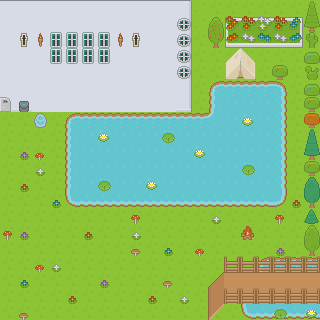

Rendered tile map (Tiled .tmx) drawn with the repository's tilesets; below, a short description and the full map source, tile grids included:
An orthogonal 20x20 tile map with 16x16 px tiles, 2 tile layers (Tile Layer 1, Tile Layer 2).

<map version="1.0" tiledversion="1.0.3" orientation="orthogonal" renderorder="right-down" width="20" height="20" tilewidth="16" tileheight="16" nextobjectid="1">
 <tileset firstgid="1" source="tileset.tsx" />
 <layer name="Tile Layer 1" width="20" height="20">
  <data encoding="csv">
2684354623,63,6,6,6,6,6,6,6,6,6,63,63,6,6,6,6,6,6,6,
63,63,63,63,1287,6,1287,1287,1287,6,6,1288,63,6,6,6,6,6,6,6,
63,1287,1287,1287,1287,1287,1287,1287,1287,623,6,1288,6,6,6,6,6,6,6,6,
1287,1287,1287,1287,1287,1287,1287,1287,4,558,6,1288,6,6,6,6,6,6,6,6,
1287,1287,1287,1287,1287,1287,1287,60,1287,62,6,1288,6,6,6,6,6,6,6,6,
1287,1287,1287,1287,1287,1287,1287,117,118,119,6,6,6,3,4,4,4,5,6,6,
1344,1344,1344,1344,1344,1344,1344,1344,1344,1344,1344,6,6,60,61,61,61,62,6,6,
6,6,6,6,3,4,4,4,4,4,4,4,4,116,61,61,61,62,6,6,
6,6,6,6,60,61,61,61,61,61,61,61,61,61,61,61,61,62,6,6,
6,6,6,6,60,61,61,61,61,61,61,61,61,61,61,61,542,62,6,6,
6,6,6,6,60,61,61,61,61,61,61,61,61,61,61,61,61,62,6,6,
6,6,6,6,60,61,61,61,61,61,350,61,61,61,61,61,61,62,6,6,
6,6,6,6,117,118,118,118,118,350,118,118,118,118,118,118,118,6,6,6,
6,6,6,6,6,6,6,6,6,6,6,6,6,6,6,6,6,6,6,6,
6,6,6,6,6,6,6,6,6,6,6,6,6,6,6,6,6,6,6,6,
6,6,6,6,6,6,6,6,6,6,6,6,6,6,6,6,6,6,6,6,
6,6,6,6,6,6,6,6,6,6,6,6,6,6,6,6,3,4,4,4,
6,6,6,6,6,6,6,6,6,6,6,6,6,6,1223,1223,1223,1223,1223,1223,
6,6,6,6,6,6,6,6,6,6,6,6,6,1275,1337,1337,1337,1337,1337,1337,
6,6,6,6,6,6,6,6,6,6,6,6,6,6,6,117,118,118,118,118
</data>
 </layer>
 <layer name="Tile Layer 2" width="20" height="20">
  <data encoding="csv">
1230,1230,1230,1230,1230,1230,1230,1230,1230,1230,1230,1231,0,0,0,0,0,0,0,587,
1287,1287,1287,1287,1287,1287,1287,1287,1287,1287,1287,104,0,594,345,346,517,346,689,644,
1287,558,417,272,272,272,272,417,558,1287,1287,104,0,651,459,631,802,631,803,536,
1287,1287,1287,272,272,272,272,1287,1287,1287,1287,104,0,0,619,620,0,0,0,595,
1287,1287,1287,1287,1287,1287,1287,1287,1287,1287,1287,104,0,0,676,677,0,537,0,540,
1287,1287,1287,1287,1287,1287,1287,1287,1287,1287,1287,1288,0,0,0,4,4,5,0,595,
380,426,1287,1287,1287,1287,1287,1287,1287,1287,1287,1345,0,0,0,61,61,62,0,537,
0,0,564,0,3,4,4,4,4,4,4,4,4,116,61,653,61,62,0,528,
0,0,0,0,60,61,653,61,61,61,654,61,61,61,61,61,61,62,0,589,
0,544,277,0,60,61,61,61,61,61,61,61,653,61,61,61,61,62,0,646,
0,0,545,0,60,61,61,61,61,61,61,61,61,61,61,654,61,62,0,537,
0,543,0,0,60,61,654,61,61,653,61,61,61,61,61,61,61,62,0,586,
0,0,0,542,117,118,118,118,118,118,118,118,118,118,118,118,118,119,543,643,
0,0,0,0,0,0,0,0,334,0,0,0,0,545,0,0,0,334,0,532,
334,544,0,0,0,543,0,0,545,0,0,0,0,0,0,471,0,0,0,584,
0,0,0,0,0,0,0,0,391,0,542,0,277,0,0,0,0,544,0,641,
0,0,277,545,0,0,0,0,0,0,0,0,0,0,1359,1359,1359,1359,1359,1359,
0,542,0,0,0,0,544,0,0,0,391,0,0,1218,1223,1223,1223,1223,1223,1223,
0,0,0,0,543,0,0,0,0,543,0,545,0,1275,1359,1359,1359,1359,1359,1359,
0,391,0,0,0,0,0,0,0,0,0,0,0,1332,0,0,118,654,118,653
</data>
 </layer>
</map>
